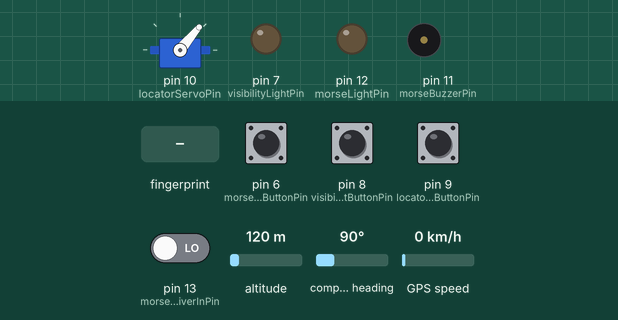
Simulated run of this sketch. Board: Arduino Uno, built with avr-gcc and run on an emulated ATmega328P. Shown: servo, output pins drawn as LEDs (lit = HIGH), buzzer (waves = sounding). The test bench sets the inputs (shaded band); at power-on: pin 6 (morseToggleButtonPin), pin 8 (visibilityLightButtonPin), pin 9 (locatorModeButtonPin), pin 13 (morseReceiverInPin) LOW, altitude 120 m, compass heading 90°, GPS speed 0 km/h. The GPS gets a fix after 3 s at 37.7749, -122.4194 with 8 satellites.

Above: at 2.4 s.
2.5 s: finger stored as number 1 placed on the sensor
At 4.3 s:
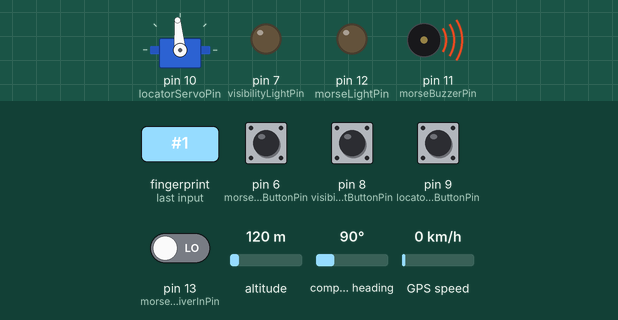
4.6 s: pin 8 (visibilityLightButtonPin) pulled HIGH for 0.4 s
At 4.82 s:
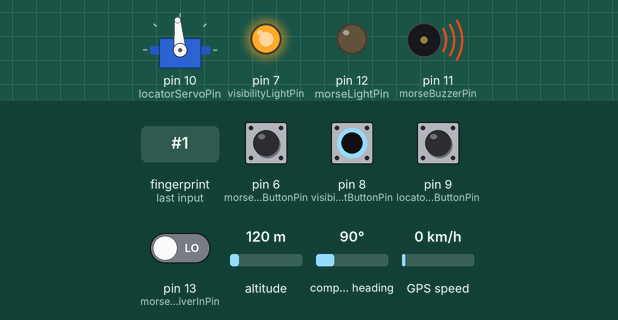
6.5 s: pin 9 (locatorModeButtonPin) pulled HIGH for 0.4 s
At 8.2 s:
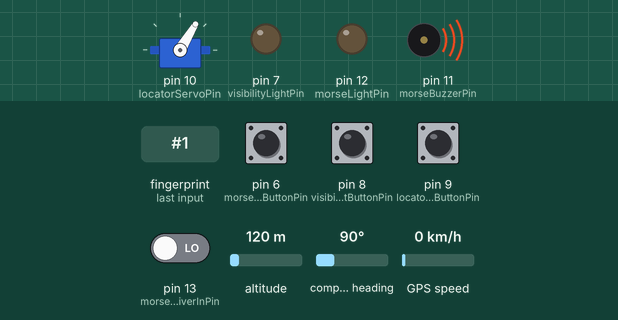
8.5 s: pin 9 (locatorModeButtonPin) pulled HIGH for 1 s
At 10.8 s:
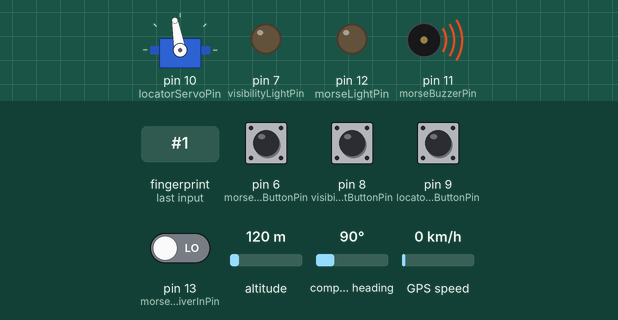
11.1 s: pin 9 (locatorModeButtonPin) pulled HIGH for 0.4 s
At 12.8 s:
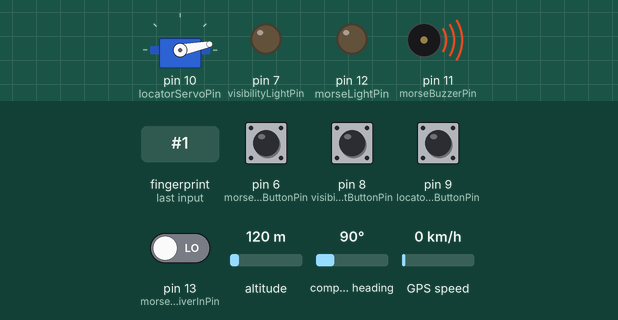
13.1 s: altitude set to 980 m
At 13.8 s:
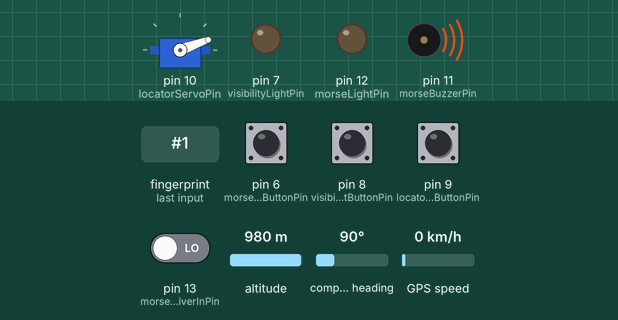
Timing chart, 0 to 15.7 s (numbered marks = the images above; inputs shaded):
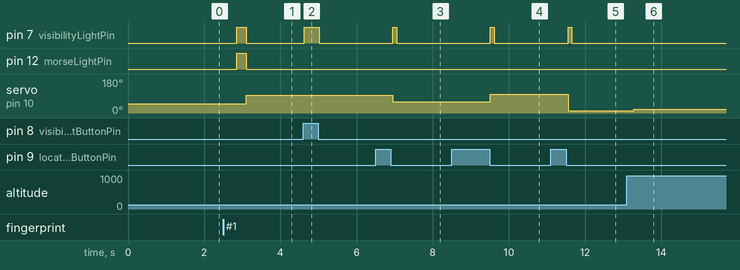

Measured:
- after the input at 2.5 s, pin 7 (visibilityLightPin), pin 12 (morseLightPin): LOW → HIGH after 0.35 s, → LOW 0.25 s later; tone on pin 11 (morseBuzzerPin): silent → 490 Hz after 0.35 s; servo on pin 10 (locatorServoPin): 50° → 95° after 0.60 s
- after the input at 4.6 s, pin 7 (visibilityLightPin): LOW → HIGH at once, → LOW 0.40 s later
- after the input at 6.5 s, pin 7 (visibilityLightPin): LOW → HIGH after 0.45 s, → LOW 0.10 s later; servo on pin 10 (locatorServoPin): 95° → 59° after 0.45 s
- after the input at 8.5 s, pin 7 (visibilityLightPin): LOW → HIGH after 1.0 s, → LOW 0.10 s later; servo on pin 10 (locatorServoPin): 59° → 100° after 1.0 s
- after the input at 11.1 s, pin 7 (visibilityLightPin): LOW → HIGH after 0.45 s, → LOW 0.10 s later; servo on pin 10 (locatorServoPin): 100° → 11° after 0.45 s
- after the input at 13.1 s, servo on pin 10 (locatorServoPin): 11° → 20° after 0.18 s

The sketch:

backpack_project_arduino.ino
```cpp
/*
 Project Arduino Tech Backpack Project

 Code for the tech backpack entry for the Thales Project Arduino competition.
 Team members: Joel Mahon, Sam Hills and Sean Dewar, University of Leicester.

 created 03 Nov 2016
 by Sean Dewar with great contributions by Joel Mahon.
*/


#include <Servo.h>
#include <SoftwareSerial.h>
#include <Adafruit_Fingerprint.h>
#include <Adafruit_GPS.h>


// Comment/un-comment the below line to disable/enable debug
// messages to be printed through Serial.
// NOTE: DO NOT USE IF PINS 0 OR 1 ARE CONNECTED TO SOMETHING!
//#define BP_DEBUG

// Macro for compiling code with or without debug messages to
// hardware serial (pins 0 & 1).
#ifdef BP_DEBUG
  #define BDBG_BEGIN(baud) (Serial.begin(baud))
  #define BDBG_PRINT(...) (Serial.print(__VA_ARGS__))
  #define BDBG_PRINTLN(...) (Serial.println(__VA_ARGS__))
#else
  #define BDBG_BEGIN(baud) (void)0
  #define BDBG_PRINT(...) (void)0
  #define BDBG_PRINTLN(...) (void)0
#endif


// Different locator modes.
enum LocatorMode {
  LOCATOR_HDOP_QUALITY,
  LOCATOR_BEARING,
  LOCATOR_DISTANCE,
  LOCATOR_ALTITUDE,
  LOCATOR_HOURS,
  LOCATOR_MINUTES,
  LOCATOR_SECONDS,
  LOCATOR_NUM_MODES // Keep as last in enum.
};

// Different modes for the morse code thing.
enum MorseMode {
  MORSE_LIGHT,
  MORSE_BUZZER,
  MORSE_NONE,
  MORSE_NUM_MODES // Keep as last in enum.
};


// Mean radius of the Earth to the nearest metre.
const long earthRadius = 6371e3;

// The green (IN) and white (OUT) wires of the fingerprint scanner.
const int fpSerialInPin = 4;
const int fpSerialOutPin = 5;

// The TX and RX wires of the GPS.
//const int gpsSerialTXPin = 2;
//const int gpsSerialRXPin = 3;

// Pin for the servo that points towards where to go using GPS and
// the mode toggle button for the locator.
const int locatorServoPin = 10;
const int locatorModeButtonPin = 9;
// Max angle that we will allow the servo to rotate in degrees.
// Half of this angle means that the servo should be facing straight forwards.
const int locatorServoMaxAngle = 100;
const int locModeButtonChangeDestAfterMs = 1500;

// Pins for the visibility light and the button to toggle it.
const int visibilityLightPin = 7;
const int visibilityLightButtonPin = 8;
const int visLightButtonAlwaysOnAfterMs = 1500;

// Pin for the morse code buzzer, light and receiver.
const int morseBuzzerPin = 11;
const int morseLightPin = 12;
const int morseToggleButtonPin = 6;
const int morseReceiverInPin = 13;
// Frequency of tone to play from buzzer in Hz.
const int morseBuzzerFrequency = 2349;
// If pulse reading from the receiver is in this range, do not beep for morse.
const int morseReceiverNoBeepMax = 1900;


// True if user has successfully auth'd into the system using fingerprint.
bool userAuthenticated = false;

// Last state of the vis light and light toggle button.
int visLightButtonStatePrev = LOW;
bool visLightAlwaysOn = false;
unsigned long visLightButtonStayOnModeTime = 0;
// Time vis light should invert its state until. Used to indicate stats.
unsigned long visLightInvertUntilTime = 0;

// Last state of the morse code toggle button and state.
MorseMode morseMode = MORSE_LIGHT;
bool morseUseBuzzerNotLight = false;
int morseToggleButtonStatePrev = LOW;
// Play morse until the time is reached. Used to indicate status.
unsigned long morseOnAnywayUntilTime = 0;

// Destination co-ords. NOTE: Default to Morrisons close to Nixon Court.
double destinationLatDegrees = 52.6201813;
double destinationLonDegrees = -1.1337551;

LocatorMode locatorMode = LOCATOR_HDOP_QUALITY;
int locatorModeButtonStatePrev = LOW;
unsigned long locModeButtonChangeDestModeTime = 0;

// Whether or not there's been a new update from our GPS.
// NOTE: Make sure we trigger an update by default so that the locator does
// something even if we don't yet have a GPS fix.
bool newGPSUpdate = true;

SoftwareSerial fpScannerSerial(fpSerialInPin, fpSerialOutPin);
Adafruit_Fingerprint fpScanner(&fpScannerSerial);

//SoftwareSerial gpsSerial(gpsSerialRXPin, gpsSerialTXPin);
//Adafruit_GPS gps(&gpsSerial);
Adafruit_GPS gps(&Serial);

Servo locatorServo;


bool authFingerprint() {
  // Make sure that we have found the fp scanner.
  if (!fpScanner.verifyPassword()) return false;

  // Wait for a valid fingerprint.
  while (true) {
    delay(250);

    // Scan the fingerprint.
    uint8_t result = fpScanner.getImage();
    if (result != FINGERPRINT_OK) continue;

    result = fpScanner.image2Tz();
    if (result != FINGERPRINT_OK) continue;

    // Try to match the fingerprint.
    result = fpScanner.fingerFastSearch();
    if (result == FINGERPRINT_OK) return true;
    else if (result == FINGERPRINT_NOTFOUND) return false;
  }
}


void setup() {
  // Setup pins and data rates for serials.
  BDBG_BEGIN(9600);
  BDBG_PRINTLN("Setup..");

  locatorServo.attach(locatorServoPin);
  locatorServo.write(locatorServoMaxAngle / 2); // Init to middle pos.

  fpScannerSerial.listen();
  fpScanner.begin(57600);

  pinMode(locatorModeButtonPin, INPUT);
  pinMode(visibilityLightPin, OUTPUT);
  pinMode(visibilityLightButtonPin, INPUT);
  pinMode(morseBuzzerPin, OUTPUT);
  pinMode(morseLightPin, OUTPUT);
  pinMode(morseToggleButtonPin, INPUT);
  pinMode(morseReceiverInPin, INPUT);

  // Auth using fingerprint scanner.
  BDBG_PRINTLN("Waiting for fingerprint..");
  while (!(userAuthenticated = authFingerprint())) {
    BDBG_PRINTLN("!! Failed to match fingerprint! Try again.");

    // Flash vis light and buzz morse to indicate failure.
    analogWrite(morseBuzzerPin, 100);
    digitalWrite(morseLightPin, HIGH);
    delay(1250);
    analogWrite(morseBuzzerPin, 0);
    digitalWrite(morseLightPin, LOW);
  }

  // Successfully auth'd using fingerprint!
  BDBG_PRINT("Fingerprint matched! ID "); BDBG_PRINT(fpScanner.fingerID);
  BDBG_PRINT(", Confidence "); BDBG_PRINTLN(fpScanner.confidence);
  fpScannerSerial.stopListening();

  // Stop listening to the fingerprint scanner and listen to the GPS instead.
  gps.begin(9600);
  // Setup GPS to receive RMC and GGA sentences.
  gps.sendCommand(PMTK_SET_NMEA_OUTPUT_RMCGGA);
  // Set 1 Hz update rate for GPS.
  gps.sendCommand(PMTK_SET_NMEA_UPDATE_1HZ);

  // Use interrupts for GPS reading.
  setupGPSInterrupts();

  // Finished setup, print auth status.
  BDBG_PRINT("Setup done; user auth'd: "); BDBG_PRINTLN(userAuthenticated);

  // Success!
  analogWrite(morseBuzzerPin, 200);
  digitalWrite(visibilityLightPin, HIGH);
  digitalWrite(morseLightPin, HIGH);
  delay(250);
  analogWrite(morseBuzzerPin, 0);
  digitalWrite(visibilityLightPin, LOW);
  digitalWrite(morseLightPin, LOW);
}


SIGNAL(TIMER0_COMPA_vect) {
    // Read a byte from the GPS serial.
    gps.read();
}

void setupGPSInterrupts() {
  // Run our CompareA routine around once every millisecond using Timer0.
  OCR0A = 0xaf;
  TIMSK0 |= _BV(OCIE0A);
}


inline double degreesToRadians(const double deg) {
  return deg * M_PI / 180;
}

inline double radiansToDegrees(const double rad) {
  return rad * 180 / M_PI;
}

double calcBearingLatLon(const double lat1, const double lon1,
                         const double lat2, const double lon2) {
  const double y = sin(lon2 - lon1) * cos(lat2);
  const double x = cos(lat1) * sin(lat2) -
                   sin(lat1) * cos(lat2) * cos(lon2 - lon1);

  return atan2(y, x);
}

double calcDistanceLatLon(const double lat1, const double lon1,
                          const double lat2, const double lon2) {
  const double deltaLat = lat2 - lat1;
  const double deltaLon = lon2 - lon1;

  const double a = sin(deltaLat * 0.5) * sin(deltaLat * 0.5) +
                   cos(lat1) * cos(lat2) *
                   sin(deltaLon * 0.5) * sin(deltaLon * 0.5);
  const double c = 2.0 * atan2(sqrt(a), sqrt(1.0 - a));

  return earthRadius * c;
}


void handleGPSUpdate() {
  // Check if we have finished receiving a new GPS sentence.
  // If we have, try to parse it and checksum it. If this fails, just
  // wait for another sentence. Don't bother if we don't have a fix yet.
  if (!gps.newNMEAreceived() || !gps.parse(gps.lastNMEA())) return;
  if (!gps.fix) {
    BDBG_PRINTLN("Waiting for GPS fix..");
  } else {
    BDBG_PRINT("New GPS fix; quality "); BDBG_PRINT(gps.fixquality);
    BDBG_PRINT(", satellites "); BDBG_PRINTLN(gps.satellites);
    BDBG_PRINT("  Location;");
    BDBG_PRINT(" lat "); BDBG_PRINT(gps.latitude, 4); BDBG_PRINT(gps.lat);
    BDBG_PRINT(", lon "); BDBG_PRINT(gps.longitude, 4); BDBG_PRINTLN(gps.lon);
    BDBG_PRINT("  In Degrees;");
    BDBG_PRINT(" lat "); BDBG_PRINT(gps.latitudeDegrees, 4);
    BDBG_PRINT(", lon "); BDBG_PRINTLN(gps.longitudeDegrees, 4);
  }

  newGPSUpdate = true;
}


void handleGPSLocator() {
  bool updateLocator = newGPSUpdate;

  // Handle locator mode change / destination change.
  const int locatorModeButtonState = digitalRead(locatorModeButtonPin);
  if (locatorModeButtonState == HIGH &&
      locatorModeButtonStatePrev == LOW) {
      locModeButtonChangeDestModeTime = millis() +
                                        locModeButtonChangeDestAfterMs;
  } else if (locatorModeButtonState == LOW &&
             locatorModeButtonStatePrev == HIGH) {
    if (millis() >= locModeButtonChangeDestModeTime) {
      if (!gps.fix) {
        BDBG_PRINTLN("Can't set new destination - no GPS fix!");
      } else {
        // Set destination to current location and trigger update.
        destinationLatDegrees = gps.latitudeDegrees;
        destinationLonDegrees = gps.longitudeDegrees;

        // Status light feedback
        visLightInvertUntilTime = millis() + 350;

        BDBG_PRINT("Set new destination; (lat, lon) = (");
        BDBG_PRINT(destinationLatDegrees, 4);
        BDBG_PRINT(", "); BDBG_PRINT(destinationLonDegrees, 4);
        BDBG_PRINTLN(")");
      }
    } else {
      // Change to next mode and trigger update.
      locatorMode = (LocatorMode)((int)(locatorMode + 1));
      visLightInvertUntilTime = millis() + 100;

      if ((int)locatorMode >= LOCATOR_NUM_MODES) {
        locatorMode = (LocatorMode)0;
        visLightInvertUntilTime += 350;
      }

      BDBG_PRINT("New locator mode: "); BDBG_PRINTLN(locatorMode);
    }

    updateLocator = true;
  }

  locatorModeButtonStatePrev = locatorModeButtonState;

  // No need to update locator if no new GPS data / mode hasn't changed.
  if (!updateLocator) return;

  int locatorAngle;

  switch (locatorMode) {
    case LOCATOR_HDOP_QUALITY: {
      locatorAngle = (int)round(locatorServoMaxAngle * (gps.fix ? (20.0 - gps.HDOP) / 20.0 : 0.0));
      break;
    }

    case LOCATOR_BEARING: {
      const double angle = gps.fix ? radiansToDegrees(calcBearingLatLon(
                        degreesToRadians(gps.latitudeDegrees),
                        degreesToRadians(gps.longitudeDegrees),
                        //degreesToRadians(52.6165069),
                        //degreesToRadians(-1.1297154),
                        degreesToRadians(destinationLatDegrees),
                        degreesToRadians(destinationLonDegrees))) : 0.0;
      locatorAngle = (int)round((angle + 180.0) / (360.0 / locatorServoMaxAngle));
      break;
    }

    case LOCATOR_DISTANCE: {
      const double dist = gps.fix ? calcDistanceLatLon(
                         degreesToRadians(gps.latitudeDegrees),
                         degreesToRadians(gps.longitudeDegrees),
                         degreesToRadians(destinationLatDegrees),
                         degreesToRadians(destinationLonDegrees)) : 0.0;
      //const double distLog = log(dist / 1000.0) / log(2);
      //const double distLogScale = min(4, distLog / 4.0);
      //locatorAngle = (int)round(distLogScale * locatorServoMaxAngle);
      locatorAngle = (int)round(locatorServoMaxAngle * dist / 4000.0);
      break;
    }

    case LOCATOR_ALTITUDE: {
      locatorAngle = (int)round(locatorServoMaxAngle *
        ((gps.fix ? gps.altitude : 0.0) + 1000.0) / 10000.0);
      break;
    }

    case LOCATOR_SECONDS: {
      locatorAngle = (int)round(locatorServoMaxAngle * gps.seconds / 60.0);
      break;
    }

    case LOCATOR_MINUTES: {
      locatorAngle = (int)round(locatorServoMaxAngle * gps.minute / 60.0);
      break;
    }

    case LOCATOR_HOURS: {
      locatorAngle = (int)round(locatorServoMaxAngle * gps.hour / 24.0);
      break;
    }
  }

  locatorServo.write(max(0, min(locatorServoMaxAngle, locatorAngle)));
}


void handleVisibilityLight() {
  const int visLightButtonState = digitalRead(visibilityLightButtonPin);

  if (visLightButtonState == HIGH && visLightButtonStatePrev == LOW) {
    visLightButtonStayOnModeTime = millis() + visLightButtonAlwaysOnAfterMs;
    visLightAlwaysOn = false;
  } else if (visLightButtonState == LOW && visLightButtonStatePrev == HIGH &&
             millis() >= visLightButtonStayOnModeTime) {
    visLightAlwaysOn = true;
  }

  int visLightWriteValue;
  const bool visLightInvert = millis() < visLightInvertUntilTime;
  if (visLightAlwaysOn || visLightButtonState == HIGH) {
    visLightWriteValue = visLightInvert ? LOW : HIGH;
  } else {
    visLightWriteValue = visLightInvert ? HIGH : LOW;
  }

  digitalWrite(visibilityLightPin, visLightWriteValue);
  visLightButtonStatePrev = visLightButtonState;
}


void handleMorseCode() {
  const int morseToggleButtonState = digitalRead(morseToggleButtonPin);

  if (morseToggleButtonState != morseToggleButtonStatePrev &&
      morseToggleButtonState == HIGH) {
    // Morse mode changed.
    morseMode = (MorseMode)((int)(morseMode + 1));
    morseOnAnywayUntilTime = millis() + 350;

    if ((int)morseMode >= MORSE_NUM_MODES) morseMode = (MorseMode)0;
    BDBG_PRINT("New morse mode: "); BDBG_PRINTLN((int)morseMode);

    // Make sure light/buzzer from previous state isn't activated now.
    // (Or neither activated if now off).
    if (morseMode == MORSE_BUZZER || morseMode == MORSE_NONE) {
      digitalWrite(morseLightPin, LOW);
    }
    if (morseMode == MORSE_LIGHT || morseMode == MORSE_NONE) {
      analogWrite(morseBuzzerPin, 0);
    }
  }

  const int morseReceiverReading = pulseIn(morseReceiverInPin, HIGH, 100000);
  const bool receivingMorse = morseReceiverReading > morseReceiverNoBeepMax ||
                              millis() < morseOnAnywayUntilTime;

  // If we're receiving morse, use light/buzzer depending on our mode.
  if (morseMode == MORSE_BUZZER) {
    if (receivingMorse) {
      analogWrite(morseBuzzerPin, 100);
    } else {
      analogWrite(morseBuzzerPin, 0);
    }
  } else if (morseMode == MORSE_LIGHT) {
    digitalWrite(morseLightPin, receivingMorse ? HIGH : LOW);
  }

  morseToggleButtonStatePrev = morseToggleButtonState;
}


void loop() {
  // Only allow the system to be operatable when the user has auth'd.
  if (userAuthenticated) {
    handleGPSUpdate();
    handleGPSLocator();
    handleVisibilityLight();
    handleMorseCode();
  }

  delay(1);
}
```
